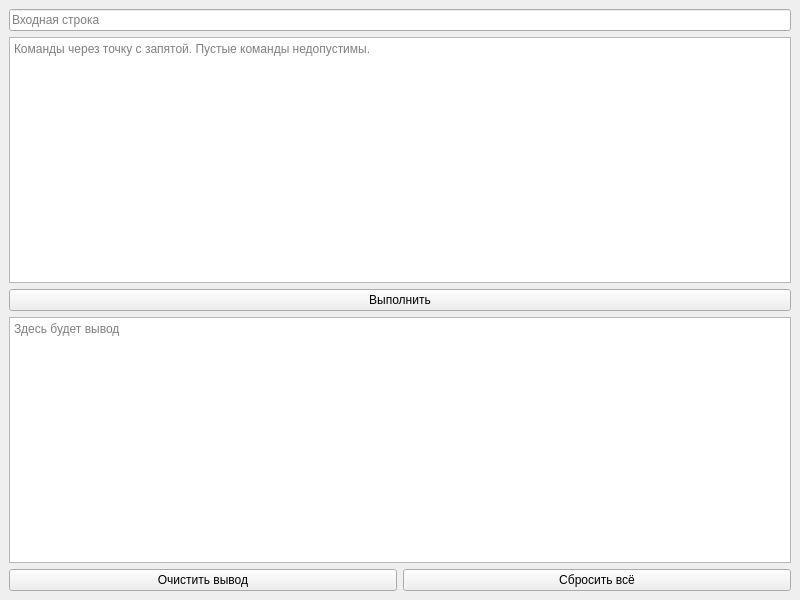
<?xml version="1.0" encoding="UTF-8"?>
<ui version="4.0">
 <class>MainWindow</class>
 <widget class="QMainWindow" name="MainWindow">
  <property name="geometry">
   <rect>
    <x>0</x>
    <y>0</y>
    <width>800</width>
    <height>600</height>
   </rect>
  </property>
  <property name="windowTitle">
   <string>НАМ</string>
  </property>
  <widget class="QWidget" name="centralwidget">
   <layout class="QVBoxLayout" name="verticalLayout">
    <item>
     <widget class="QLineEdit" name="inputBox">
      <property name="placeholderText">
       <string>Входная строка</string>
      </property>
     </widget>
    </item>
    <item>
     <widget class="QPlainTextEdit" name="cmdsBox">
      <property name="placeholderText">
       <string>Команды через точку с запятой. Пустые команды недопустимы.</string>
      </property>
     </widget>
    </item>
    <item>
     <widget class="QPushButton" name="runBtn">
      <property name="text">
       <string>Выполнить</string>
      </property>
     </widget>
    </item>
    <item>
     <widget class="QTextBrowser" name="outputBox">
      <property name="acceptRichText">
       <bool>false</bool>
      </property>
      <property name="placeholderText">
       <string>Здесь будет вывод</string>
      </property>
     </widget>
    </item>
    <item>
     <layout class="QHBoxLayout" name="horizontalLayout">
      <item>
       <widget class="QPushButton" name="clearBtn">
        <property name="text">
         <string>Очистить вывод</string>
        </property>
       </widget>
      </item>
      <item>
       <widget class="QPushButton" name="resetBtn">
        <property name="text">
         <string>Сбросить всё</string>
        </property>
       </widget>
      </item>
     </layout>
    </item>
   </layout>
  </widget>
 </widget>
 <resources/>
 <connections/>
</ui>
